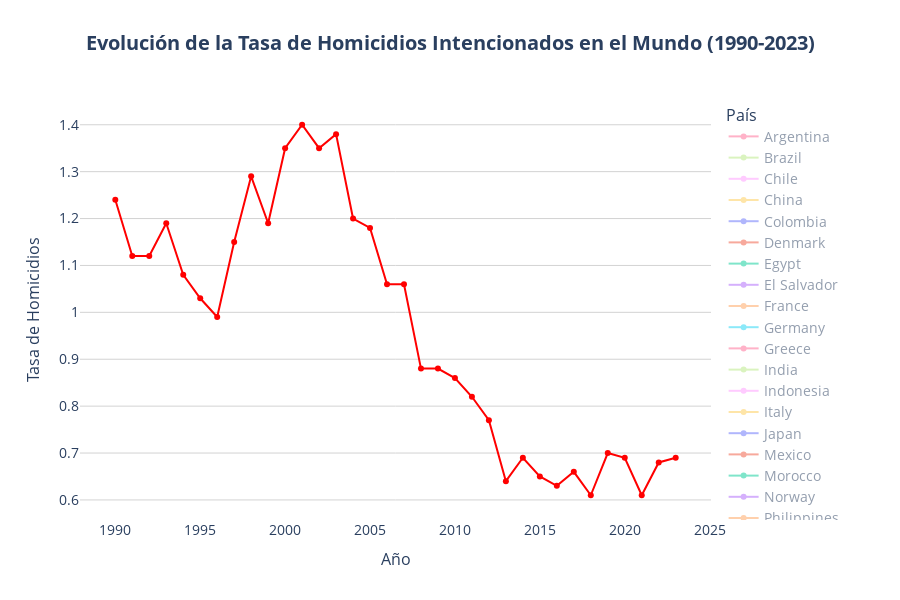

The notebook cell saved with this chart:
### Markdown cell above
## Time Series

### Code cell
time_series_plot(
    df = df_time_series['country'],
    x='Year',
    y='homicides_rate',
    color='Country',
    default_visible_name='Spain',
    title='Evolución de la Tasa de Homicidios Intencionados en el Mundo (1990-2023)',
    hover_data=HOVER_DATA['time_series_country'],
    labels=LABELS['time_series'],
    hovertemplate=HOVER_TEMPLATES['time_series_country'],
    color_discrete_map=COLOR_MAP['Region_2'],
    category_orders=CATEGORY_ORDERS,
    plot_save_path=os.path.join(PROJECT_PATH, 'plots', PLOT_FILENAME['time_series']),
    show=True
)
